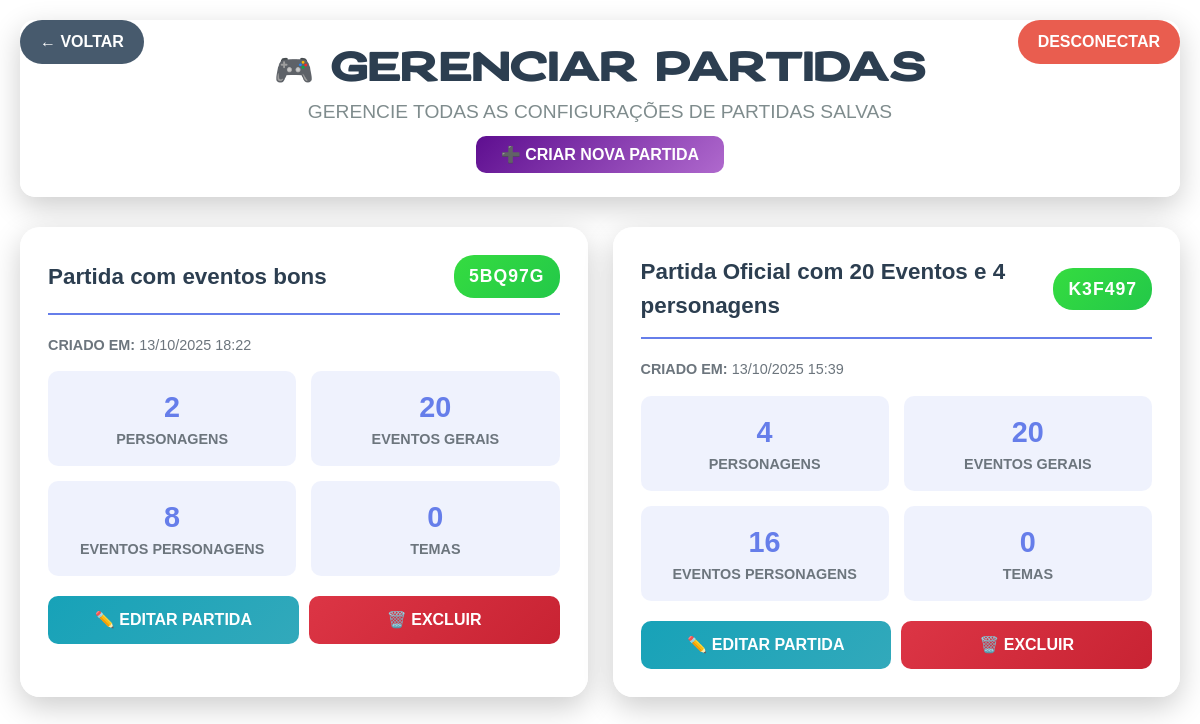
The app's page /Adm/gerenciarPartidas.php (signed in) with its own data.
### tables this page shows
CREATE TABLE `tbconfiguracaopartida` (
  `idConfiguracao` int(11) NOT NULL,
  `nomeConfiguracao` varchar(100) NOT NULL,
  `personagens` longtext NOT NULL CHECK (json_valid(`personagens`)),
  `eventosPersonagem` longtext NOT NULL CHECK (json_valid(`eventosPersonagem`)),
  `temasSelecionados` longtext NOT NULL CHECK (json_valid(`temasSelecionados`)),
  `eventosSelecionados` longtext NOT NULL CHECK (json_valid(`eventosSelecionados`)),
  `eventosCasas` longtext NOT NULL CHECK (json_valid(`eventosCasas`)),
  `dataCriacao` timestamp NOT NULL DEFAULT current_timestamp(),
  `dataModificacao` timestamp NOT NULL DEFAULT current_timestamp() ON UPDATE current_timestamp(),
  `ativo` tinyint(1) DEFAULT 1,
  `codigoPartida` varchar(6) DEFAULT NULL
);

### Adm/gerenciarPartidas.php (the view, shortened to what this page needs)
<?php
include('../banco/conexao.php');
$stmt = $pdo->query("SELECT * FROM tbConfiguracaoPartida WHERE ativo = 1 ORDER BY dataCriacao DESC");
$partidas = $stmt->fetchAll(PDO::FETCH_ASSOC);
?>
<!DOCTYPE html>
<html lang="pt-BR">
<head>
    <link href="https://cdn.jsdelivr.net/npm/bootstrap@5.3.7/dist/css/bootstrap.min.css" rel="stylesheet">
    <link rel="stylesheet" href="./css/gerenciarPartida.css">
</head>
<body>
    <a href="index.php" class="back-btn">← VOLTAR</a>
    <a href="./logoff.php" onclick="return confirm('TEM CERTEZA QUE DESEJA DESCONECTAR?')" class="logout-btn">DESCONECTAR</a>
    <div class="admin-container">
        <div class="admin-header">
            <h1 class="admin-title">🎮 GERENCIAR PARTIDAS</h1>
            <p class="admin-subtitle">GERENCIE TODAS AS CONFIGURAÇÕES DE PARTIDAS SALVAS</p>
            <div class="hub-links">
                <a href="configurarPartida.php" class="btn-criar-partida">➕ CRIAR NOVA PARTIDA</a>
            </div>
        </div>
        <?php if (empty($partidas)): ?>
            <div class="no-partidas">
                <h3>🎯 NENHUMA PARTIDA CONFIGURADA</h3>
                <p>VOCÊ AINDA NÃO TEM NENHUMA CONFIGURAÇÃO DE PARTIDA SALVA.</p>
                <a href="configurarPartida.php" class="btn-criar-partida">⚙️ CRIAR NOVA PARTIDA</a>
            </div>
        <?php else: ?>
            <div class="partidas-grid">
                <?php foreach ($partidas as $partida): ?>
                    <?php
                    $personagens = json_decode($partida['personagens'], true);
                    $temas = json_decode($partida['temasSelecionados'], true);
                    $eventos = json_decode($partida['eventosSelecionados'], true);
                    $eventosPersonagem = json_decode($partida['eventosPersonagem'], true);
                    ?>
                    <div class="partida-card">
                        <div class="partida-header">
                            <div class="partida-nome"><?php echo htmlspecialchars($partida['nomeConfiguracao']); ?></div>
                            <div class="partida-codigo"><?php echo htmlspecialchars($partida['codigoPartida']); ?></div>
                        </div>
                        <div class="partida-data">
                            <strong>CRIADO EM:</strong> <?php echo date('d/m/Y H:i', strtotime($partida['dataCriacao'])); ?>
                        </div>
                        <div class="partida-stats">
                            <div class="stat-item">
                                <div class="stat-number"><?php echo count($personagens); ?></div>
                                <div class="stat-label">PERSONAGENS</div>
                            </div>
                            <div class="stat-item">
                                <div class="stat-number"><?php echo count($eventos); ?></div>
                                <div class="stat-label">EVENTOS GERAIS</div>
                            </div>
                            <div class="stat-item">
                                <div class="stat-number"><?php echo count($eventosPersonagem); ?></div>
                                <div class="stat-label">EVENTOS PERSONAGENS</div>
                            </div>
                            <div class="stat-item">
                                <div class="stat-number"><?php echo count($temas); ?></div>
                                <div class="stat-label">TEMAS</div>
                            </div>
                        </div>
                        <div class="partida-actions">
                            <a href="editarPartida.php?id=<?php echo $partida['idConfiguracao']; ?>" class="btn-partida btn-editar">✏️ EDITAR PARTIDA</a>
                            <?php
                            echo "<a class='btn-partida btn-excluir' href='excluirPartida.php?id={$partida['idConfiguracao']}' class='btn btn-action btn-delete' onclick='return confirm(\"TEM CERTEZA QUE DESEJA EXCLUIR ESTA PARTIDA?\")'>🗑️ EXCLUIR</a>";
                            ?>
                        </div>
                    </div>
                <?php endforeach; ?>
            </div>
        <?php endif; ?>
    </div>
</body>
</html>

### Adm/css/gerenciarPartida.css (style rules this page uses)
body { font-family: sans-serif; position: relative; background-image: url('../../index/assets/Anoitecer.png'); background-size: cover; background-repeat: no-repeat; background-position: center; min-height: 100vh; font-family: 'Arial', sans-serif; }
.back-btn { position: fixed; top: 20px; left: 20px; background: rgba(52, 73, 94, 0.9); color: white; border: none; padding: 10px 20px; border-radius: 25px; text-decoration: none; font-weight: bold; transition: background 0.3s ease; z-index: 9999; }
.logout-btn { position: fixed; top: 20px; right: 20px; background: rgba(231, 76, 60, 0.9); color: white; border: none; padding: 10px 20px; border-radius: 25px; text-decoration: none; font-weight: bold; transition: background 0.3s ease; }
.admin-container { max-width: 1400px; margin: 0 auto; padding: 20px; }
.admin-header { background: rgba(255, 255, 255, 0.95); border-radius: 15px; padding: 30px; margin-bottom: 30px; box-shadow: 0 10px 30px rgba(0, 0, 0, 0.2); text-align: center; }
.admin-title { font-family: 'FontTitle', sans-serif; color: #2c3e50; margin-bottom: 10px; font-size: xx-large; }
.admin-subtitle { color: #7f8c8d; font-size: 1.2rem; }
.partidas-grid { display: grid; grid-template-columns: repeat(auto-fit, minmax(400px, 1fr)); gap: 25px; margin-bottom: 40px; }
.partida-card { background: rgba(255, 255, 255, 0.95); border-radius: 20px; padding: 25px; box-shadow: 0 10px 30px rgba(0, 0, 0, 0.2); transition: all 0.3s ease; border: 3px solid transparent; }
.partida-header { display: flex; justify-content: space-between; align-items: center; margin-bottom: 20px; border-bottom: 2px solid #667eea; padding-bottom: 15px; }
.partida-nome { font-size: 1.4rem; font-weight: bold; color: #2c3e50; }
.partida-codigo { background: linear-gradient(135deg,rgb(53, 220, 64),rgb(35, 200, 73)); color: white; padding: 8px 15px; border-radius: 20px; font-weight: bold; font-size: 1.1rem; letter-spacing: 1px; }
.partida-data { font-size: 0.9rem; color: #6c757d; margin-bottom: 15px; }
.partida-stats { display: grid; grid-template-columns: repeat(2, 1fr); gap: 15px; margin-bottom: 20px; }
.stat-item { text-align: center; padding: 15px; background: rgba(102, 126, 234, 0.1); border-radius: 10px; }
.stat-number { font-size: 1.8rem; font-weight: bold; color: #667eea; }
.stat-label { font-size: 0.9rem; color: #6c757d; font-weight: bold; }
.partida-actions { display: flex; gap: 10px; margin-top: 20px; }
.btn-partida { flex: 1; padding: 12px; border: none; border-radius: 10px; font-weight: bold; text-decoration: none; text-align: center; transition: all 0.3s ease; cursor: pointer; }
.btn-editar { background: linear-gradient(135deg,rgb(23, 162, 184),rgb(50, 169, 187)); color: white; display: flex; justify-content: center; align-items: center; }
.btn-excluir { background: linear-gradient(135deg, #dc3545, #c82333); color: white; }
.btn-criar-partida { background: linear-gradient(135deg, #5e0e90, #af69cd); color: white; padding: 10px 25px; border-radius: 10px; text-decoration: none; font-weight: bold; font-size: 1rem; transition: all 0.3s ease; }

### records on screen
tbconfiguracaopartida: nomeConfiguracao "Partida com eventos bons", codigoPartida "5BQ97G", dataCriacao "13/10/2025 18:22", personagens "2", eventosSelecionados "20", eventosPersonagem "8", temasSelecionados "0"
tbconfiguracaopartida: nomeConfiguracao "Partida Oficial com 20 Eventos e 4 personagens", codigoPartida "K3F497", dataCriacao "13/10/2025 15:39", personagens "4", eventosSelecionados "20", eventosPersonagem "16", temasSelecionados "0"
